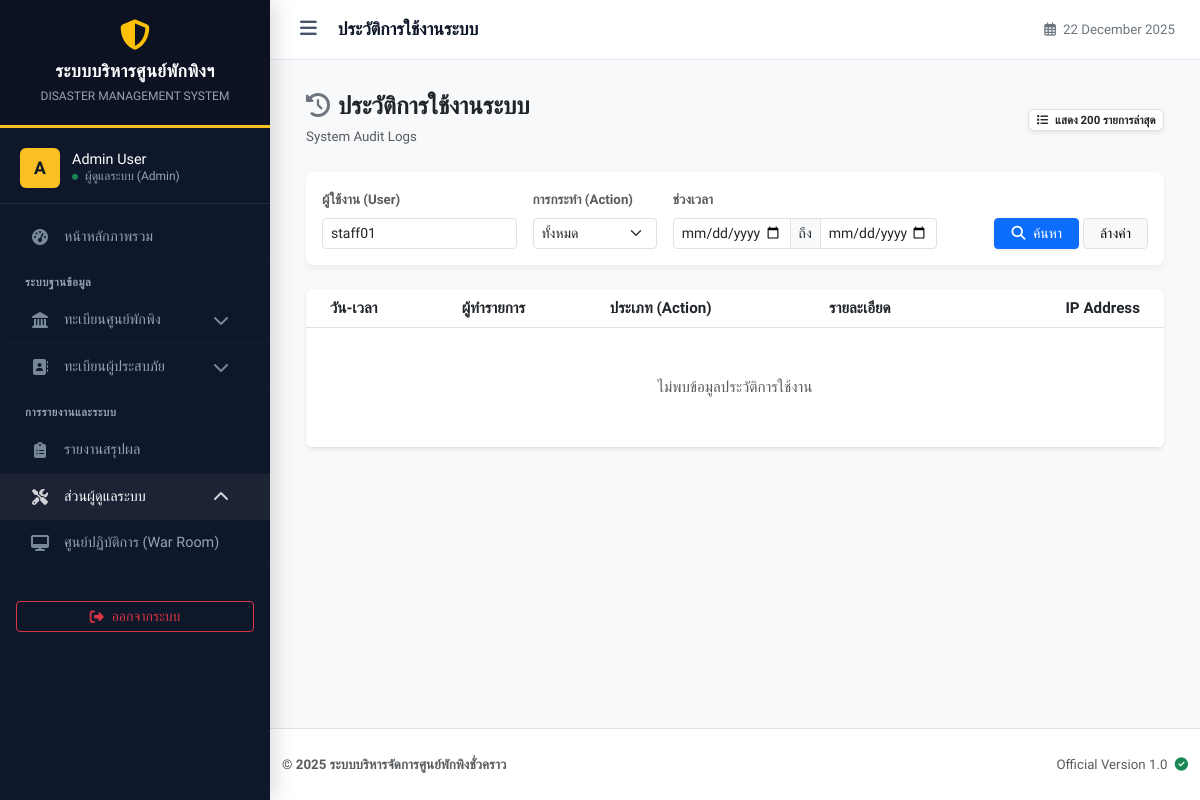
The app's page /system_log_list.php?user=staff01 (signed in), older data.
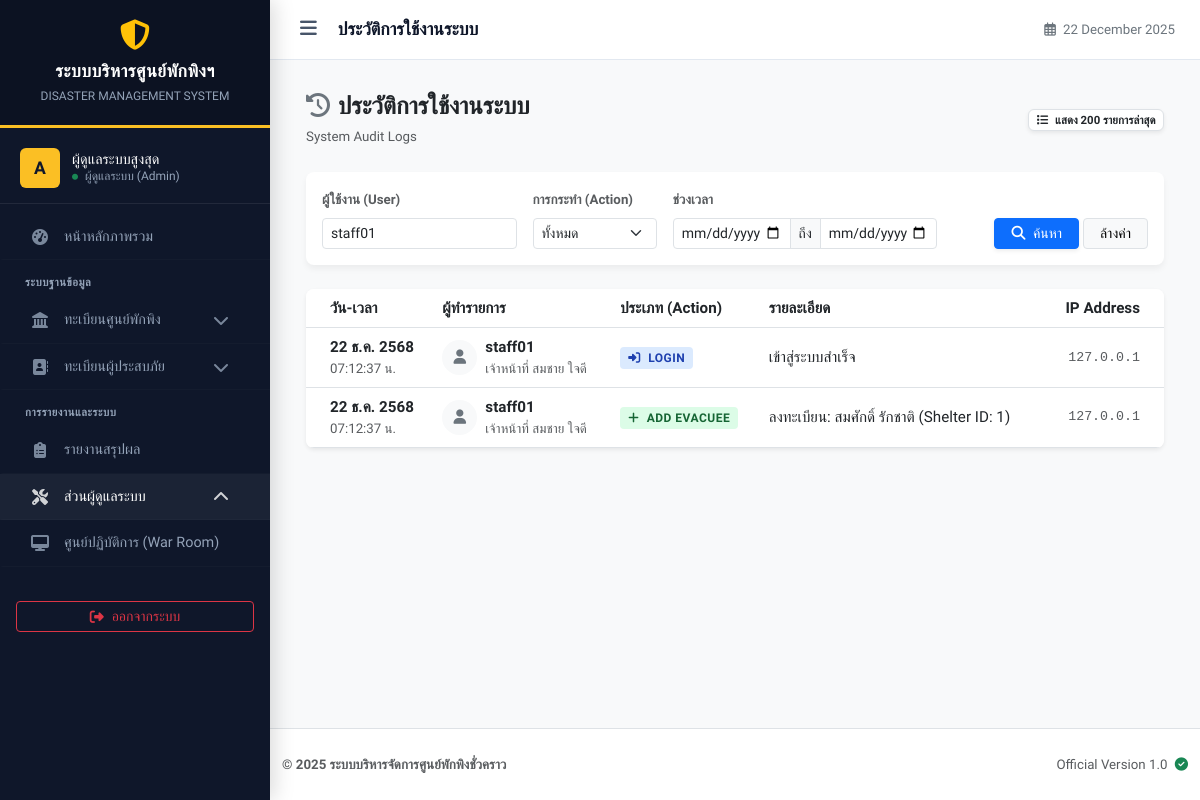
The same page, newer data.
### tables this page shows
CREATE TABLE `system_logs` (
  `id` int(11) NOT NULL,
  `user_id` int(11) DEFAULT NULL,
  `action` varchar(50) NOT NULL COMMENT 'ประเภทการกระทำ (Login, Add, Edit)',
  `description` text DEFAULT NULL COMMENT 'รายละเอียดเพิ่มเติม',
  `ip_address` varchar(45) DEFAULT NULL,
  `created_at` timestamp NOT NULL DEFAULT current_timestamp()
);

CREATE TABLE `users` (
  `id` int(11) NOT NULL,
  `username` varchar(50) NOT NULL COMMENT 'ชื่อผู้ใช้',
  `password` varchar(255) NOT NULL COMMENT 'รหัสผ่าน (Hashed)',
  `full_name` varchar(100) NOT NULL COMMENT 'ชื่อ-นามสกุล',
  `role` enum('admin','staff','volunteer') NOT NULL DEFAULT 'staff' COMMENT 'สิทธิ์การใช้งาน',
  `created_at` timestamp NOT NULL DEFAULT current_timestamp(),
  `last_login` datetime DEFAULT NULL
);

### includes/functions.php (called while the page is built, shortened)
<?php
function thaiDate($date) {
    $months = [
        1=>'ม.ค.', 2=>'ก.พ.', 3=>'มี.ค.', 4=>'เม.ย.', 5=>'พ.ค.', 6=>'มิ.ย.',
        7=>'ก.ค.', 8=>'ส.ค.', 9=>'ก.ย.', 10=>'ต.ค.', 11=>'พ.ย.', 12=>'ธ.ค.'
    ];
    $timestamp = strtotime($date);
    $d = date('j', $timestamp);
    $m = $months[(int)date('n', $timestamp)];
    $y = date('Y', $timestamp) + 543;
    return "$d $m $y";
}
?>

### system_log_list.php (the view, shortened to what the changed rows need)
<?php
require_once 'config/db.php';
require_once 'includes/functions.php';
$user_search = isset($_GET['user']) ? trim($_GET['user']) : '';
$sql = "SELECT l.*, u.username, u.full_name
        FROM system_logs l
        LEFT JOIN users u ON l.user_id = u.id
        WHERE 1=1 ";
$params = [];
if ($user_search) {
    $sql .= " AND (u.username LIKE ? OR u.full_name LIKE ?) ";
    $params[] = "%$user_search%";
    $params[] = "%$user_search%";
}
$sql .= " ORDER BY l.created_at DESC LIMIT 200";
$stmt = $pdo->prepare($sql);
$stmt->execute($params);
$logs = $stmt->fetchAll();
?>
<!DOCTYPE html>
<html lang="th">
<head>
</head>
<body class="bg-light">
<?php include 'includes/header.php'; ?>
<div class="container-fluid">
    <div class="card border-0 shadow-sm rounded-3 overflow-hidden">
        <div class="card-body p-0">
            <div class="table-responsive">
                <table class="table table-hover align-middle mb-0 table-official">
                    <thead>
                        <tr>
                            <th class="ps-4">วัน-เวลา</th>
                            <th>ผู้ทำรายการ</th>
                            <th>ประเภท (Action)</th>
                            <th>รายละเอียด</th>
                            <th class="text-end pe-4">IP Address</th>
                        </tr>
                    </thead>
                    <tbody>
                        <?php if(count($logs) > 0): ?>
                            <?php foreach ($logs as $row): ?>
                                <?php
                                    $act = strtolower($row['action']);
                                    $bg_class = 'bg-other';
                                    $icon = 'fa-info';
                                    if(strpos($act, 'login') !== false) { $bg_class = 'bg-login'; $icon = 'fa-sign-in-alt'; }
                                    elseif(strpos($act, 'add') !== false) { $bg_class = 'bg-add'; $icon = 'fa-plus'; }
                                    elseif(strpos($act, 'edit') !== false) { $bg_class = 'bg-edit'; $icon = 'fa-pen'; }
                                    elseif(strpos($act, 'delete') !== false) { $bg_class = 'bg-delete'; $icon = 'fa-trash'; }
                                ?>
                                <tr>
                                    <td class="ps-4 text-nowrap">
                                        <div class="fw-bold text-dark"><?php echo thaiDate(date('Y-m-d', strtotime($row['created_at']))); ?></div>
                                        <div class="small text-muted"><?php echo date('H:i:s', strtotime($row['created_at'])); ?> น.</div>
                                    </td>
                                    <td>
                                        <?php if($row['username']): ?>
                                            <div class="d-flex align-items-center">
                                                <div class="log-icon bg-light text-secondary me-2">
                                                    <i class="fas fa-user"></i>
                                                </div>
                                                <div>
                                                    <div class="fw-bold text-dark"><?php echo htmlspecialchars($row['username']); ?></div>
                                                    <div class="small text-muted"><?php echo htmlspecialchars($row['full_name']); ?></div>
                                                </div>
                                            </div>
                                        <?php else: ?>
                                            <span class="text-muted fst-italic">Unknown User (ID: <?php echo $row['user_id']; ?>)</span>
                                        <?php endif; ?>
                                    </td>
                                    <td>
                                        <span class="badge-action <?php echo $bg_class; ?>">
                                            <i class="fas <?php echo $icon; ?> me-1"></i> <?php echo htmlspecialchars($row['action']); ?>
                                        </span>
                                    </td>
                                    <td>
                                        <span class="text-dark"><?php echo htmlspecialchars($row['description']); ?></span>
                                    </td>
                                    <td class="text-end pe-4 text-muted font-monospace small">
                                        <?php echo htmlspecialchars($row['ip_address']); ?>
                                    </td>
                                </tr>
                            <?php endforeach; ?>
                        <?php else: ?>
                            <tr>
                                <td colspan="5" class="text-center py-5 text-muted">ไม่พบข้อมูลประวัติการใช้งาน</td>
                            </tr>
                        <?php endif; ?>
                    </tbody>
                </table>
            </div>
        </div>
    </div>
</div>
<?php include 'includes/footer.php'; ?>
</body>
</html>

### includes/header.php (shortened to what the changed rows need)
<?php
$current_page = basename($_SERVER['PHP_SELF']);
$menu_context = isset($_GET['menu']) ? $_GET['menu'] : '';
?>
<!DOCTYPE html>
<html lang="th">
<head>
    <link href="https://cdn.jsdelivr.net/npm/bootstrap@5.3.0/dist/css/bootstrap.min.css" rel="stylesheet">
    <link rel="stylesheet" href="https://cdnjs.cloudflare.com/ajax/libs/font-awesome/6.4.0/css/all.min.css">
</head>
<body>
<div class="wrapper">
    <nav id="sidebar">
        <?php if(isset($_SESSION['user_id'])): ?>
            <div class="user-panel">
                <div class="user-img">
                    <?php echo strtoupper(substr($_SESSION['username'] ?? 'U', 0, 1)); ?>
                </div>
                <div class="user-info-text">
                    <div class="user-name"><?php echo $_SESSION['fullname'] ?? 'ผู้ใช้งานทั่วไป'; ?></div>
                    <div class="user-role">
                        <?php
                            $role = $_SESSION['role'] ?? 'staff';
                            echo ($role == 'admin') ? 'ผู้ดูแลระบบ (Admin)' : 'เจ้าหน้าที่ (Staff)';
                        ?>
                    </div>
                </div>
            </div>
            <ul class="list-unstyled components">
                <li>
                    <a href="index.php" class="<?php echo $current_page == 'index.php' ? 'active' : ''; ?>">
                        <div class="d-flex align-items-center w-100">
                            <i class="fas fa-tachometer-alt"></i> หน้าหลักภาพรวม
                        </div>
                    </a>
                </li>
                <li class="menu-label">ระบบฐานข้อมูล</li>
                <?php
                    $is_shelter_active = in_array($current_page, ['shelter_form.php', 'caretaker_list.php']) || ($current_page == 'shelter_list.php' && $menu_context != 'evacuee');
                ?>
                <li>
                    <a href="#shelterSubmenu" data-bs-toggle="collapse" class="dropdown-toggle <?php echo $is_shelter_active ? 'active-parent' : ''; ?>">
                        <div class="d-flex align-items-center w-100">
                            <i class="fas fa-landmark"></i> ทะเบียนศูนย์พักพิง
                            <i class="fas fa-chevron-down dropdown-icon"></i>
                        </div>
                    </a>
                </li>
                <?php
                    $is_evacuee_active = in_array($current_page, ['evacuee_list.php', 'evacuee_form.php', 'search_evacuee.php', 'import_csv.php']) || ($current_page == 'shelter_list.php' && $menu_context == 'evacuee');
                ?>
                <li>
                    <a href="#evacueeSubmenu" data-bs-toggle="collapse" class="dropdown-toggle <?php echo $is_evacuee_active ? 'active-parent' : ''; ?>">
                        <div class="d-flex align-items-center w-100">
                            <i class="fas fa-address-book"></i> ทะเบียนผู้ประสบภัย
                            <i class="fas fa-chevron-down dropdown-icon"></i>
                        </div>
                    </a>
                </li>
                <li class="menu-label">การรายงานและระบบ</li>
                <li>
                    <a href="report.php" class="<?php echo $current_page == 'report.php' ? 'active' : ''; ?>">
                        <div class="d-flex align-items-center w-100">
                            <i class="fas fa-clipboard-list"></i> รายงานสรุปผล
                        </div>
                    </a>
                </li>
                <?php if(isset($_SESSION['role']) && $_SESSION['role'] == 'admin'): ?>
                <li>
                    <a href="#adminSubmenu" data-bs-toggle="collapse" class="dropdown-toggle">
                        <div class="d-flex align-items-center w-100">
                            <i class="fas fa-tools"></i> ส่วนผู้ดูแลระบบ
                            <i class="fas fa-chevron-down dropdown-icon"></i>
                        </div>
                    </a>
                </li>
                <?php endif; ?>
                <li>
                    <a href="monitor_dashboard.php" target="_blank">
                        <div class="d-flex align-items-center w-100">
                            <i class="fas fa-desktop"></i> ศูนย์ปฏิบัติการ (War Room)
                        </div>
                    </a>
                </li>
            </ul>
            <div class="px-3 mt-4 mb-4">
                <a href="logout.php" class="btn btn-outline-danger w-100 btn-sm d-flex justify-content-center align-items-center gap-2">
                    <i class="fas fa-sign-out-alt"></i> ออกจากระบบ
                </a>
            </div>
        <?php else: ?>
             <div class="p-4 text-center">
                <a href="login.php" class="btn btn-primary w-100 fw-bold">เข้าสู่ระบบ</a>
             </div>
        <?php endif; ?>
    </nav>
    <div id="content">
        <div class="p-4">

Row changes from the older to the newer data that the page shows:
now on this page (row edited): system_logs: created_at "22 ธ.ค. 2568", created_at "07:12:37", user.username "staff01", user.full_name "เจ้าหน้าที่ สมชาย ใจดี", action "LOGIN", description "เข้าสู่ระบบสำเร็จ", ip_address "127.0.0.1"
now on this page (row edited): system_logs: created_at "22 ธ.ค. 2568", created_at "07:12:37", user.username "staff01", user.full_name "เจ้าหน้าที่ สมชาย ใจดี", action "ADD EVACUEE", description "ลงทะเบียน: สมศักดิ์ รักชาติ (Shelter ID: 1)", ip_address "127.0.0.1"
Text that changed along with them:
$_SESSION['fullname']: "Admin User" → "ผู้ดูแลระบบสูงสุด"
text no longer shown: "ไม่พบข้อมูลประวัติการใช้งาน"
